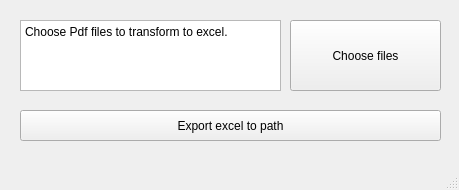
<?xml version="1.0" encoding="UTF-8"?>
<ui version="4.0">
 <class>MainWindow</class>
 <widget class="QMainWindow" name="MainWindow">
  <property name="geometry">
   <rect>
    <x>0</x>
    <y>0</y>
    <width>459</width>
    <height>190</height>
   </rect>
  </property>
  <property name="windowTitle">
   <string>MainWindow</string>
  </property>
  <widget class="QWidget" name="centralwidget">
   <widget class="QTextBrowser" name="showPathTxt">
    <property name="geometry">
     <rect>
      <x>20</x>
      <y>20</y>
      <width>261</width>
      <height>71</height>
     </rect>
    </property>
    <property name="html">
     <string>&lt;!DOCTYPE HTML PUBLIC &quot;-//W3C//DTD HTML 4.0//EN&quot; &quot;http://www.w3.org/TR/REC-html40/strict.dtd&quot;&gt;
&lt;html&gt;&lt;head&gt;&lt;meta name=&quot;qrichtext&quot; content=&quot;1&quot; /&gt;&lt;style type=&quot;text/css&quot;&gt;
p, li { white-space: pre-wrap; }
&lt;/style&gt;&lt;/head&gt;&lt;body style=&quot; font-family:'SimSun'; font-size:9pt; font-weight:400; font-style:normal;&quot;&gt;
&lt;p style=&quot; margin-top:0px; margin-bottom:0px; margin-left:0px; margin-right:0px; -qt-block-indent:0; text-indent:0px;&quot;&gt;Choose Pdf files to transform to excel.&lt;/p&gt;&lt;/body&gt;&lt;/html&gt;</string>
    </property>
   </widget>
   <widget class="QPushButton" name="choosFileButton">
    <property name="geometry">
     <rect>
      <x>290</x>
      <y>20</y>
      <width>151</width>
      <height>71</height>
     </rect>
    </property>
    <property name="text">
     <string>Choose files</string>
    </property>
   </widget>
   <widget class="QPushButton" name="exportExcel">
    <property name="geometry">
     <rect>
      <x>20</x>
      <y>110</y>
      <width>421</width>
      <height>31</height>
     </rect>
    </property>
    <property name="text">
     <string>Export excel to path</string>
    </property>
   </widget>
  </widget>
  <widget class="QMenuBar" name="menubar">
   <property name="geometry">
    <rect>
     <x>0</x>
     <y>0</y>
     <width>459</width>
     <height>22</height>
    </rect>
   </property>
  </widget>
  <widget class="QStatusBar" name="statusbar"/>
 </widget>
 <resources/>
 <connections/>
</ui>
